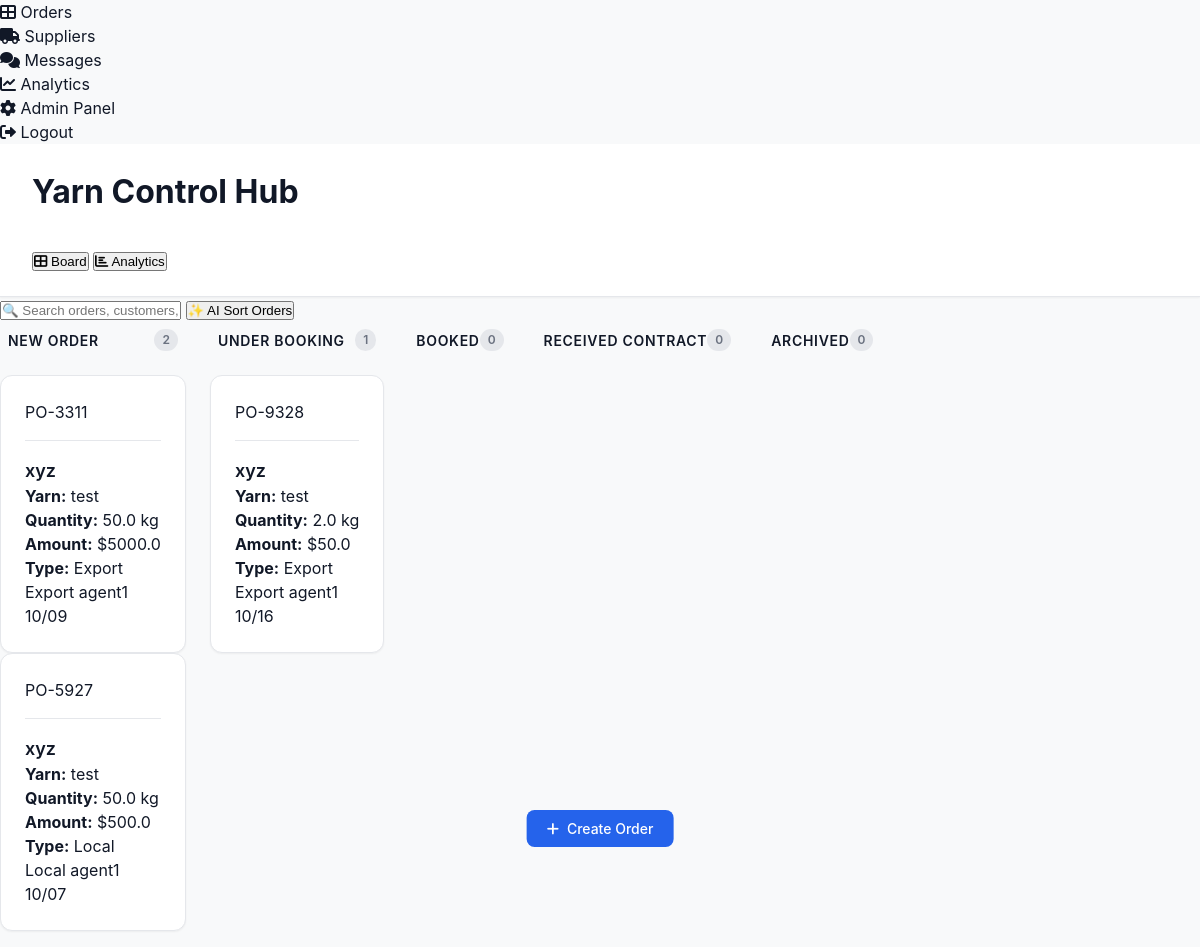
The page /dashboard (signed in) on the database its author committed.
### app.py (models this page shows)
class Order(db.Model):
    id = db.Column(db.Integer, primary_key=True)
    order_id = db.Column(db.String(50), unique=True, nullable=False)  # e.g., PO-1052
    customer_name = db.Column(db.String(200), nullable=False)
    yarn_type = db.Column(db.String(100), nullable=False)
    quantity_kg = db.Column(db.Float, nullable=False)
    startup_date = db.Column(db.Date, nullable=False)
    order_type = db.Column(db.String(20), nullable=False)  # Local / Export
    amount_usd = db.Column(db.Float, nullable=False)
    status = db.Column(db.String(50), nullable=False, default='New Order')
    created_by = db.Column(db.Integer, db.ForeignKey('user.id'), nullable=False)
    assigned_agent = db.Column(db.Integer, db.ForeignKey('user.id'))  # Primary agent
    created_at = db.Column(db.DateTime, default=datetime.utcnow)
    updated_at = db.Column(db.DateTime, default=datetime.utcnow, onupdate=datetime.utcnow)
    creator = db.relationship('User', foreign_keys=[created_by], backref='created_orders')
    agent = db.relationship('User', foreign_keys=[assigned_agent], backref='assigned_orders')

class User(db.Model):
    id = db.Column(db.Integer, primary_key=True)
    username = db.Column(db.String(80), unique=True, nullable=False)
    email = db.Column(db.String(120), unique=True, nullable=False)
    password_hash = db.Column(db.String(120), nullable=False)
    role = db.Column(db.String(20), nullable=False)  # admin, agent, user
    created_at = db.Column(db.DateTime, default=datetime.utcnow)
    is_active = db.Column(db.Boolean, default=True)

### app.py (the view, shortened to what this page needs)
@app.route('/dashboard')
def dashboard():
    if 'user_id' not in session:
        return redirect(url_for('login'))
    user = User.query.get(session['user_id'])
    search_query = request.args.get('search', '')
    status_filter = request.args.get('status', '')
    agent_filter = request.args.get('agent', '')
    order_type_filter = request.args.get('order_type', '')
    if user.role == 'admin':
        orders_query = Order.query
    else:  # user
        orders_query = Order.query.filter_by(created_by=user.id)
    if search_query:
        orders_query = orders_query.filter(
            (Order.order_id.contains(search_query)) |
            (Order.customer_name.contains(search_query)) |
            (Order.yarn_type.contains(search_query))
        )
    if status_filter:
        orders_query = orders_query.filter_by(status=status_filter)
    if agent_filter and user.role == 'admin':
        orders_query = orders_query.filter_by(assigned_agent=agent_filter)
    if order_type_filter:
        orders_query = orders_query.filter_by(order_type=order_type_filter)
    orders = orders_query.order_by(Order.created_at.desc()).all()
    orders_by_status = {}
    for status in ORDER_STATUSES.keys():
        orders_by_status[status] = [order for order in orders if order.status == status]
    agents = User.query.filter_by(role='agent').all() if user.role == 'admin' else []
    agent_assigned_order_ids = []
    if user.role == 'agent':
        agent_assigned_order_ids = [oa.order_id for oa in user.order_assignments]
    all_orders = [order for order_list in orders_by_status.values() for order in order_list]
    total_orders = len(all_orders)
    active_orders = total_orders - len(orders_by_status.get('Archived', []))
    total_value = sum(order.amount_usd for order in all_orders)
    completion_rate = (len(orders_by_status.get('Archived', [])) / total_orders * 100) if total_orders > 0 else 0
    yarn_types = {}
    for order in all_orders:
        yarn_types[order.yarn_type] = yarn_types.get(order.yarn_type, 0) + 1
    return render_template('futuristic-dashboard.html',
                         orders_by_status=orders_by_status,
                         user=user,
                         agents=agents,
                         agent_assigned_order_ids=agent_assigned_order_ids,
                         search_query=search_query,
                         status_filter=status_filter,
                         agent_filter=agent_filter,
                         order_type_filter=order_type_filter,
                         ORDER_STATUSES=ORDER_STATUSES,
                         total_orders=total_orders,
                         active_orders=active_orders,
                         total_value=total_value,
                         completion_rate=completion_rate,
                         yarn_types=yarn_types)

### templates/futuristic-dashboard.html (shortened to what this page needs)
<!DOCTYPE html>
<html lang="en">
<head>
    <link rel="stylesheet" href="{{ url_for('static', filename='css/modern-style.css') }}">
    <link rel="stylesheet" href="https://cdnjs.cloudflare.com/ajax/libs/font-awesome/6.0.0/css/all.min.css">
</head>
<body>
    <div class="main-container">
        <nav class="sidebar">
            <div class="sidebar-item active" onclick="navigateTo('dashboard')">
                <i class="fas fa-th-large sidebar-icon"></i>
                <span class="sidebar-text">Orders</span>
            </div>
            <div class="sidebar-item" onclick="navigateTo('suppliers')">
                <i class="fas fa-truck sidebar-icon"></i>
                <span class="sidebar-text">Suppliers</span>
            </div>
            <div class="sidebar-item" onclick="navigateTo('messages')">
                <i class="fas fa-comments sidebar-icon"></i>
                <span class="sidebar-text">Messages</span>
            </div>
            <div class="sidebar-item" onclick="navigateTo('analytics')">
                <i class="fas fa-chart-line sidebar-icon"></i>
                <span class="sidebar-text">Analytics</span>
            </div>
            {% if user.role == 'admin' %}
            <div class="sidebar-item" onclick="navigateTo('admin')">
                <i class="fas fa-cog sidebar-icon"></i>
                <span class="sidebar-text">Admin Panel</span>
            </div>
            {% endif %}
            <div class="sidebar-item" onclick="logout()">
                <i class="fas fa-sign-out-alt sidebar-icon"></i>
                <span class="sidebar-text">Logout</span>
            </div>
        </nav>
        <main class="main-content">
            <header class="header">
                <div>
                    <h1 class="header-title">Yarn Control Hub</h1>
                    <p style="color: rgba(255, 255, 255, 0.7); margin-top: 0.5rem;">Welcome, {{ user.username }} • {{ user.role|title }}</p>
                </div>
                <div class="view-toggle">
                    <button class="toggle-btn active" onclick="switchView('board')">
                        <i class="fas fa-th-large"></i> Board
                    </button>
                    <button class="toggle-btn" onclick="switchView('dashboard')">
                        <i class="fas fa-chart-bar"></i> Analytics
                    </button>
                </div>
            </header>
            <div class="search-container">
                <input type="text" class="search-bar" placeholder="🔍 Search orders, customers, yarn types..." id="holographicSearch" onkeyup="filterCards(this.value)">
                <button class="ai-sort-btn" onclick="aiSortOrders()">
                    ✨ AI Sort Orders
                </button>
            </div>
            <div id="boardView" class="view-content">
                <div class="board-container">
                    {% for status, orders in orders_by_status.items() %}
                    <div class="column" data-status="{{ status }}">
                        <div class="column-header">
                            <h3 class="column-title">{{ status }}</h3>
                            <span class="column-count">{{ orders|length }}</span>
                        </div>
                        <div class="cards-container">
                            {% for order in orders %}
                            <div class="card fade-in" data-order-id="{{ order.id }}" draggable="true" data-search="{{ (order.order_id + ' ' + order.customer_name + ' ' + order.yarn_type + ' ' + order.order_type)|lower }}">
                                <div class="card-header">
                                    <span class="card-id">{{ order.order_id }}</span>
                                </div>
                                <div class="card-content">
                                    <h4 class="card-title">{{ order.customer_name }}</h4>
                                    <div class="card-details">
                                        <p><strong>Yarn:</strong> {{ order.yarn_type }}</p>
                                        <p><strong>Quantity:</strong> {{ order.quantity_kg }} kg</p>
                                        <p><strong>Amount:</strong> ${{ order.amount_usd }}</p>
                                        <p><strong>Type:</strong> {{ order.order_type }}</p>
                                    </div>
                                </div>
                                <div class="card-footer">
                                    <div class="card-tags">
                                        <span class="tag">{{ order.order_type }}</span>
                                        {% if order.agent %}
                                        <span class="tag">{{ order.agent.username }}</span>
                                        {% endif %}
                                    </div>
                                    <div class="card-time">
                                        {{ order.startup_date.strftime('%m/%d') }}
                                    </div>
                                </div>
                            </div>
                            {% endfor %}
                        </div>
                    </div>
                    {% endfor %}
                </div>
            </div>
            <div style="position: fixed; bottom: 100px; left: 50%; transform: translateX(-50%); z-index: 1000;">
                {% if user.role in ['user', 'admin'] %}
                <button onclick="openCreateCardModal()" class="btn btn-primary glow-animation">
                    <i class="fas fa-plus"></i> Create Order
                </button>
                {% endif %}
            </div>
        </main>
    </div>
</body>
</html>

### static/css/modern-style.css (style rules this page uses)
:root { --primary-bg: #ffffff; --secondary-bg: #f8f9fa; --card-bg: #ffffff; --border-color: #e5e7eb; --border-hover: #d1d5db; --primary-blue: #2563eb; --primary-blue-light: #3b82f6; --primary-blue-dark: #1d4ed8; --primary-blue-bg: #eff6ff; --text-primary: #111827; --text-secondary: #6b7280; --text-tertiary: #9ca3af; --text-white: #ffffff; --status-green: #10b981; --status-green-bg: #d1fae5; --status-blue: #3b82f6; --status-blue-bg: #dbeafe; --status-yellow: #f59e0b; --status-yellow-bg: #fef3c7; --status-red: #ef4444; --status-red-bg: #fee2e2; --status-purple: #8b5cf6; --status-purple-bg: #ede9fe; --shadow-sm: 0 1px 2px 0 rgba(0, 0, 0, 0.05); --shadow-md: 0 4px 6px -1px rgba(0, 0, 0, 0.1); --shadow-lg: 0 10px 15px -3px rgba(0, 0, 0, 0.1); --shadow-xl: 0 20px 25px -5px rgba(0, 0, 0, 0.1); --spacing-xs: 0.25rem; --spacing-sm: 0.5rem; --spacing-md: 1rem; --spacing-lg: 1.5rem; --spacing-xl: 2rem; --spacing-2xl: 3rem; --radius-sm: 0.375rem; --radius-md: 0.5rem; --radius-lg: 0.75rem; --radius-xl: 1rem; --font-display: -apple-system, BlinkMacSystemFont, 'Segoe UI', Roboto, 'Helvetica Neue', Arial, sans-serif; --font-body: -apple-system, BlinkMacSystemFont, 'Segoe UI', Roboto, 'Helvetica Neue', Arial, sans-serif; }
* { margin: 0; padding: 0; box-sizing: border-box; }
body { font-family: var(--font-body); background-color: var(--secondary-bg); color: var(--text-primary); line-height: 1.5; -webkit-font-smoothing: antialiased; -moz-osx-font-smoothing: grayscale; }
.header { background-color: var(--primary-bg); border-bottom: 1px solid var(--border-color); padding: var(--spacing-lg) var(--spacing-xl); position: sticky; top: 0; z-index: 100; box-shadow: var(--shadow-sm); }
.btn { display: inline-flex; align-items: center; gap: var(--spacing-sm); padding: 0.625rem 1.25rem; font-size: 0.875rem; font-weight: 500; border-radius: var(--radius-md); border: none; cursor: pointer; transition: all 0.2s; text-decoration: none; font-family: var(--font-body); }
.btn-primary { background-color: var(--primary-blue); color: var(--text-white); }
.card { background-color: var(--card-bg); border: 1px solid var(--border-color); border-radius: var(--radius-lg); padding: var(--spacing-lg); box-shadow: var(--shadow-sm); transition: all 0.2s; }
.card-header { display: flex; justify-content: space-between; align-items: center; margin-bottom: var(--spacing-md); padding-bottom: var(--spacing-md); border-bottom: 1px solid var(--border-color); }
.card-title { font-size: 1.125rem; font-weight: 600; color: var(--text-primary); }
.board-container { display: flex; gap: var(--spacing-lg); overflow-x: auto; padding-bottom: var(--spacing-md); }
.column-header { display: flex; justify-content: space-between; align-items: center; margin-bottom: var(--spacing-md); padding: var(--spacing-sm); }
.column-title { font-size: 0.875rem; font-weight: 600; color: var(--text-primary); text-transform: uppercase; letter-spacing: 0.05em; }
.column-count { background-color: var(--border-color); color: var(--text-secondary); padding: 0.125rem 0.5rem; border-radius: 999px; font-size: 0.75rem; font-weight: 600; }

### rows shown on the page
Order: order_id "PO-3311", customer_name "xyz", yarn_type "test", quantity_kg "50.0", amount_usd "5000.0", order_type "Export", agent.username "agent1", startup_date "10/09"
Order: order_id "PO-5927", customer_name "xyz", yarn_type "test", quantity_kg "50.0", amount_usd "500.0", order_type "Local", agent.username "agent1", startup_date "10/07"
Order: order_id "PO-9328", customer_name "xyz", yarn_type "test", quantity_kg "2.0", amount_usd "50.0", order_type "Export", agent.username "agent1", startup_date "10/16"

### other values the page prints
{{ status }} "NEW ORDER" "UNDER BOOKING" "BOOKED" "RECEIVED CONTRACT" "ARCHIVED"
{{ orders|length }} "2" "1" "0" "0" "0"
